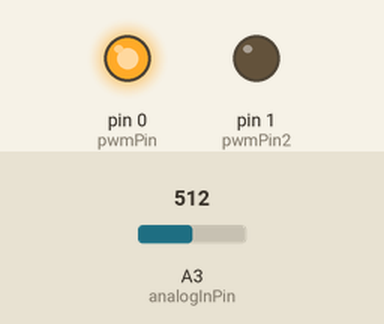
Simulated run of this sketch. Board: Arduino Uno, built with avr-gcc and run on an emulated ATmega328P. On the bench: output pins drawn as LEDs (lit = HIGH). Inputs (shaded band) come from the test bench; at power-on: A3 (analogInPin) = 512.

Above: at 1.2 s.
1.3 s: A3 (analogInPin) set to 18
2.8 s: A3 (analogInPin) set to 14
At 3.1 s:
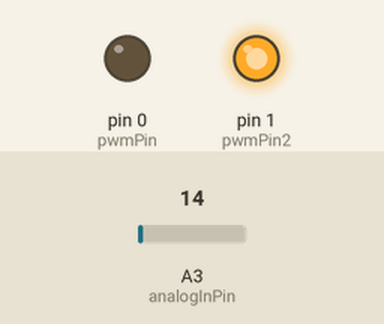
4.3 s: A3 (analogInPin) set to 122
At 5.8 s:
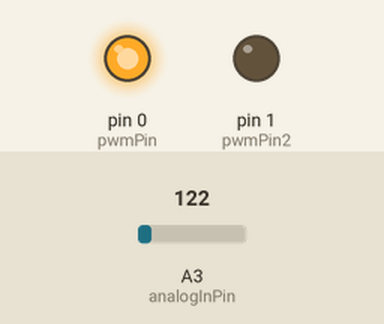
6.3 s: A3 (analogInPin) set to 0
At 7.0 s:
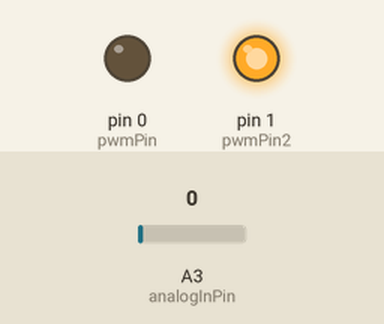
Timing chart, 0 to 8.8 s (numbered marks = the images above; inputs shaded):
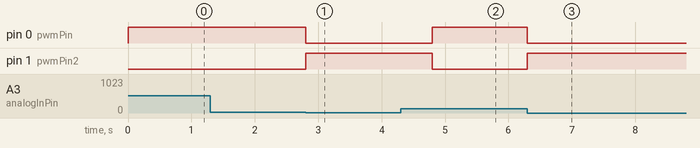

Measured:
- the behaviour switches between 16 and 15 on A3 (analogInPin) (found by bisection; images 0 and 1)
- after the input at 1.3 s, every drawn part: stays the same
- after the input at 2.8 s, pin 0 (pwmPin): HIGH → LOW at once; pin 1 (pwmPin2): LOW → HIGH at once
- after the input at 4.3 s, pin 0 (pwmPin): LOW → HIGH after 0.50 s; pin 1 (pwmPin2): HIGH → LOW after 0.50 s
- after the input at 6.3 s, pin 0 (pwmPin): HIGH → LOW at once; pin 1 (pwmPin2): LOW → HIGH at once

The sketch:

Sonar_CoProcessor.ino
```cpp
// Tiny 85 Co-Processor that works with EZ1 MaxSonar
// and the Raspberry Pi Zero
// Part of the Miranda Project
// Version 1.0
// Steve Griset April 29, 2018


// HARDWARE: EZ1 Hook up
// Make the following connections between the EZ1 and the Arduino
// +5V - +5V
// GND - GND
// AN - Analog In 0

// HARDWARE:  Tiny85 Hook up
// PIN 0 (PWM) Analog Output to an LED
// PIN 3 (A3)  Analog Input
// PIN 1 (PWM) Analog Out put to Raspberry Pi Circuit


// OPERATIONS: Circuit analog in (A3) looks for any object that is within 8 inches of EZ1 Sensor
// The LED on pin 0 goes off, LED and circuit on pin 1 goes high singling to Raspberry Pi a object is near take evasive maneuvers

void setup() {
  // put your setup code here, to run once:

}

void loop() {
  int pwmPin = 0;
  int pwmPin2 = 1;
  int analogInPin = A3;
  int sensor, inches, x;

  pinMode(pwmPin, OUTPUT);
  pinMode(pwmPin2, OUTPUT);
  pinMode(analogInPin, INPUT);

  analogWrite(pwmPin, 255);
  analogWrite(pwmPin2, 0);


  sensor = analogRead(analogInPin); // Read analog voltage on pin 3 (A3)
  inches = sensor / 2;

  if (inches < 8)
  {
    analogWrite(pwmPin, 0);
    analogWrite(pwmPin2, 255);
    delay(1000);
  }

}
```
